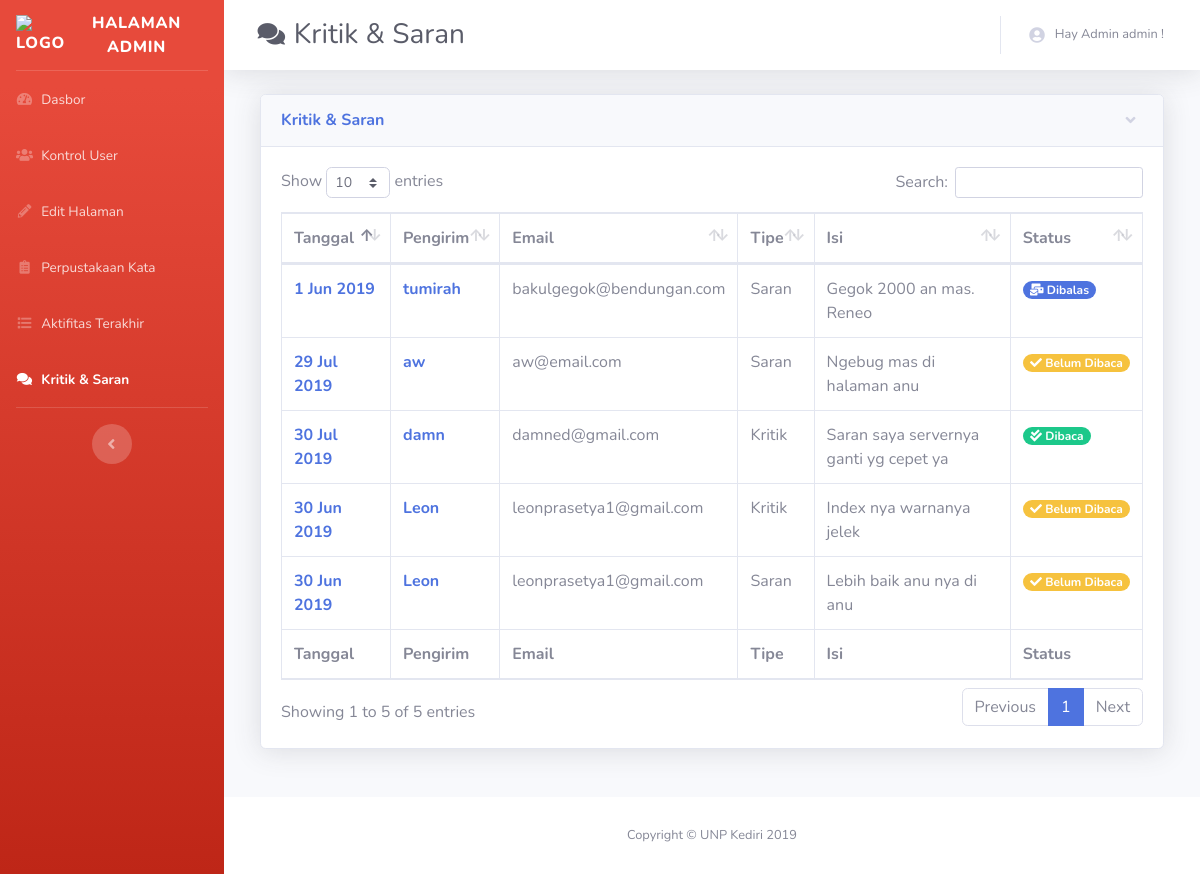
The app's page /kritik.php (signed in) with its own data.
### tables this page shows
CREATE TABLE `user` (
  `id` int(11) NOT NULL,
  `username` varchar(30) NOT NULL,
  `password` varchar(30) NOT NULL,
  `level` int(11) NOT NULL,
  `email` varchar(100) DEFAULT NULL,
  `ftname` varchar(50) DEFAULT NULL,
  `lsname` varchar(50) DEFAULT NULL,
  `temp` varchar(10) DEFAULT NULL,
  `exp_temp` varchar(50) DEFAULT NULL,
  `last_login` varchar(50) NOT NULL
);

CREATE TABLE `kritik` (
  `id` int(11) NOT NULL,
  `dari` varchar(50) NOT NULL,
  `email` varchar(50) NOT NULL,
  `tipe` int(11) NOT NULL,
  `isi` varchar(9999) NOT NULL,
  `status` int(11) NOT NULL,
  `tgl` varchar(50) NOT NULL
);

### kritik.php (the view, shortened to what this page needs)
<?php include 'connect.php';
$page = 6;
?>
<!DOCTYPE html>
<html lang="en">
<head>
  <?php include 'partials/head.php'; ?>
</head>
<body id="page-top">
  <div id="wrapper">
    <?php include 'partials/sidebar.php'; ?>
    <div id="content-wrapper" class="d-flex flex-column">
      <div id="content">
        <?php include 'partials/navbar.php'; ?>
        <div class="container-fluid">
<?php if($lvlusr == 1){ ?>
          <div class="row">
            <div class="col-lg-12 mb-4">
            <div class="col-lg-12 mb-4">
              <div class="card shadow mb-4">
                <a href="#collapseCardExample" class="d-block card-header py-3" data-toggle="collapse" role="button" aria-expanded="true" aria-controls="collapseCardExample">
                  <h6 class="m-0 font-weight-bold text-primary">Kritik & Saran</h6>
                </a>
                <div class="collapse show" id="collapseCardExample">
                <div class="card-body">
                <div class="table-responsive">
                <table class="table table-bordered" id="dataTable" width="100%" cellspacing="0">
                  <thead>
                    <tr>
                      <th>Tanggal</th>
                      <th>Pengirim</th>
                      <th>Email</th>
                      <th>Tipe</th>
                      <th>Isi</th>
                      <th>Status</th>
                    </tr>
                  </thead>
                  <tfoot>
                    <tr>
                      <th>Tanggal</th>
                      <th>Pengirim</th>
                      <th>Email</th>
                      <th>Tipe</th>
                      <th>Isi</th>
                      <th>Status</th>
                    </tr>
                  </tfoot>
                  <tbody>
                  <?php $log = mysqli_query($conn, "SELECT * FROM kritik ORDER BY id ASC");
                      while ($rou = mysqli_fetch_array($log)) { ?>
                      <tr>
                        <th><a href="#"><?php echo $rou['tgl']; ?></a></th>
                        <th><a href="#"><?php echo $rou['dari']; ?></a></th>
                        <td><?php echo $rou['email']; ?></td>
                        <td><?php if($rou['tipe'] == 1){
                          echo "Saran";
                        } else {
                          echo "Kritik";
                        } ?></td>
                        <td><?php echo $rou['isi']; ?></td>
                        <td><?php if($rou['status'] == 1){
                          echo "<span class='badge badge-pill badge-warning'><i class='fas fa-check'></i> Belum Dibaca</span>";
                        } elseif($rou['status'] == 2) {
                          echo "<span class='badge badge-pill badge-success'><i class='fas fa-check-double'></i> Dibaca</span>";
                        } else {
                          echo "<span class='badge badge-pill badge-primary'><i class='fas fa-mail-bulk'></i> Dibalas</span>";
                        } ?></td>
                      </tr>
                      <?php } ?>
                </tbody>
              </table>
                </div>
              </div>
            </div>
          </div>
<?php } else { include '404.html'; } ?>
        </div>
      </div>
    </div>
  </div>
    </div>
<?php include 'partials/footer.php'; ?>
  </div>
</body>
</html>

### partials/navbar.php (shortened to what this page needs)
<?php
include 'connect.php';
$username = mysqli_query($conn, "SELECT * FROM user WHERE id='$usrid'");
$username2 = mysqli_fetch_array($username);
if($lvlusr == 1){
  $tampillevel = "Admin";
}else{
  $tampillevel = "";
}
?>
<nav class="navbar navbar-expand navbar-light bg-white topbar mb-4 static-top shadow">
          <div class="d-none d-sm-inline-block mr-auto ml-md-3 my-2 my-md-0 mw-100">
            <div class="input-group">
              <h1 class="h3 mb-0 text-gray-800"><?php
              if($page == "6"){ echo "<i class='fas fa-fw fa-comments fa-sm'></i> Kritik & Saran"; }
              if($page == "666" || $page == 555){
                if($difficult == 1 || $_SESSION['kesulitan'] == 1){
                  echo "<i class='fas fa-fw fa-smile-beam fa-sm'></i> Easy"; }
                if($difficult == 2 || $_SESSION['kesulitan'] == 2){
                  echo "<i class='fas fa-fw fa-smile fa-sm'></i> Medium"; }
                if($difficult == 3 || $_SESSION['kesulitan'] == 3){
                  echo "<i class='fas fa-fw fa-skull fa-sm'></i> Hard"; }
                if($difficult == 4 || $_SESSION['kesulitan'] == 4){
                  echo "<i class='fas fa-fw fa-skull-crossbones fa-sm'></i> Very Hard"; }
              }?></h1>
            </div>
          </div>
          <ul class="navbar-nav ml-auto">
            <li class="nav-item dropdown no-arrow">
              <a class="nav-link dropdown-toggle" href="#" id="userDropdown" role="button" data-toggle="dropdown" aria-haspopup="true" aria-expanded="false">
                <i class="fas fa-user-circle"></i><i style="margin-left: 10px;"></i>
                <span class="mr-2 d-none d-lg-inline text-gray-600 small">Hay <?php echo $tampillevel." ".$username2['username']; ?> !</span>
              </a>
            </li>
          </ul>
        </nav>

### records on screen
user: username "admin"
kritik: tgl "29 Jul 2019", dari "aw", email "aw@email.com", tipe "Saran", isi "Ngebug mas di halaman anu", status 1 (drawn)
kritik: tgl "30 Jul 2019", dari "damn", email "damned@gmail.com", tipe "Kritik", isi "Saran saya servernya ganti yg cepet ya", status 2 (drawn)
kritik: tgl "1 Jun 2019", dari "tumirah", email "bakulgegok@bendungan.com", tipe "Saran", isi "Gegok 2000 an mas. Reneo", status 3 (drawn)
kritik: tgl "30 Jun 2019", dari "Leon", email "leonprasetya1@gmail.com", tipe "Kritik", isi "Index nya warnanya jelek", status 1 (drawn)
kritik: tgl "30 Jun 2019", dari "Leon", email "leonprasetya1@gmail.com", tipe "Saran", isi "Lebih baik anu nya di anu", status 1 (drawn)

### other values on screen
$tampillevel "Admin"
